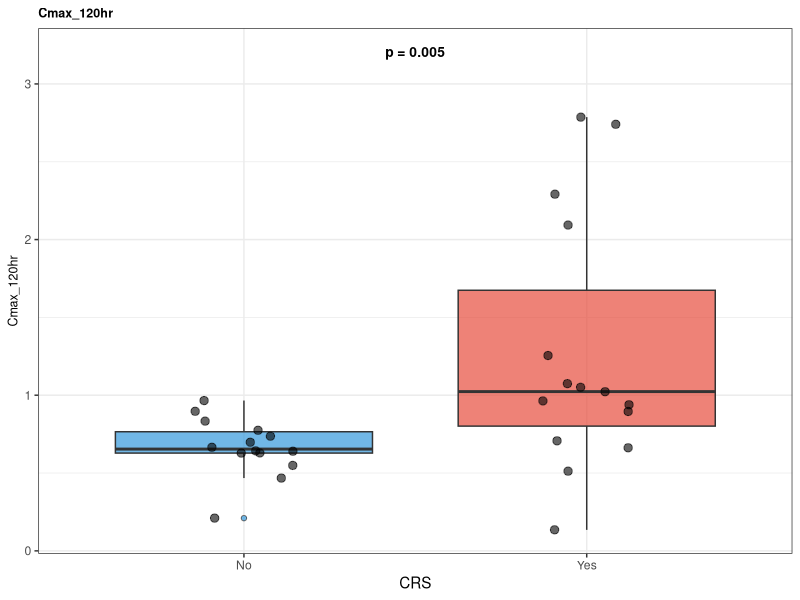

Generate this figure with R:
#===============================================================================
# Teclistamab PK-AE Association Analysis
#
# Compare PK metrics by Adverse Event groups
# Boxplots + Median (IQR) + p-values
#
# PREREQUISITE: Run pk_simulation.R first to generate pk_ae_merged_results.csv
#
# AE categories:
# - CRS (all grade)
# - Neurotoxicity (all grade)
# - Hematological toxicity (Grade 3+): Neutropenia, Thrombocytopenia, Lymphopenia
# - Infection (all grade)
# - Neuropathy (all grade)
# - Bilirubinemia (all grade)
# - Liver enzyme elevation (all grade)
# - Creatinine elevation (all grade)
# - Secondary malignancy (all grade)
# - Psychiatric dysfunction (all grade)
#===============================================================================

library(tidyverse)
library(gridExtra)

cat("==========================================================\n")
cat("    Teclistamab PK-AE Association Analysis\n")
cat("==========================================================\n\n")

#-------------------------------------------------------------------------------
# 1. Load Pre-computed PK Simulation Results
#-------------------------------------------------------------------------------

cat("Loading pre-computed PK simulation results...\n")

# Check if pre-computed results exist
if (!file.exists("pk_ae_merged_results.csv")) {
  stop("ERROR: pk_ae_merged_results.csv not found!\n",
       "Please run pk_simulation.R first to generate PK simulation results.")
}

analysis_data <- read_csv("pk_ae_merged_results.csv", show_col_types = FALSE)
cat("  - Loaded", nrow(analysis_data), "patients from pk_ae_merged_results.csv\n")

#-------------------------------------------------------------------------------
# 2. Define AE Groups and PK Metrics
#-------------------------------------------------------------------------------

# AE variables to analyze
ae_vars <- list(
  "CRS (all grade)" = "CRS_any",
  "Neurotoxicity (all grade)" = "Neuro_any",
  "Neutropenia (Gr3+)" = "Neutropenia_gr3",
  "Thrombocytopenia (Gr3+)" = "Thrombocytopenia_gr3",
  "Lymphopenia (Gr3+)" = "Lymphopenia_gr3",
  "Infection (all grade)" = "Infection_any",
  "Neuropathy (all grade)" = "Neuropathy_any",
  "Bilirubinemia (all grade)" = "Bilirubinemia_any",
  "Liver Enzyme Elevation (all grade)" = "LiverEnzyme_any",
  "Creatinine Elevation (all grade)" = "Creatinine_any",
  "Secondary Malignancy (all grade)" = "SecondaryMalig_any",
  "Psychiatric Dysfunction (all grade)" = "Psychiatric_any"
)

pk_metrics <- c("Cmax_72hr", "Cavg_72hr", "Cmax_120hr", "Cavg_120hr",
                "Cmax_dose1", "Cavg_dose1", "Cmax_dose3", "Cavg_dose3")

#-------------------------------------------------------------------------------
# 3. Statistical Analysis Function
#-------------------------------------------------------------------------------

analyze_ae_pk <- function(data, ae_var, ae_label, pk_var) {
  valid_data <- data %>%
    filter(!is.na(.data[[ae_var]]) & !is.na(.data[[pk_var]]))

  if (nrow(valid_data) < 4) return(NULL)

  ae_yes <- valid_data %>% filter(.data[[ae_var]] == 1) %>% pull(.data[[pk_var]])
  ae_no <- valid_data %>% filter(.data[[ae_var]] == 0) %>% pull(.data[[pk_var]])

  if (length(ae_yes) < 1 || length(ae_no) < 1) return(NULL)

  median_iqr <- function(x) {
    if (length(x) == 0) return("N/A")
    sprintf("%.4f (%.4f-%.4f)", median(x), quantile(x, 0.25), quantile(x, 0.75))
  }

  test_result <- tryCatch({
    if (length(ae_yes) >= 2 && length(ae_no) >= 2) {
      wilcox.test(ae_yes, ae_no)
    } else {
      list(p.value = NA)
    }
  }, error = function(e) list(p.value = NA))

  tibble(
    `Adverse Event` = ae_label,
    `PK Metric` = pk_var,
    `AE+ (N)` = length(ae_yes),
    `AE- (N)` = length(ae_no),
    `AE+ Median (IQR)` = median_iqr(ae_yes),
    `AE- Median (IQR)` = median_iqr(ae_no),
    `p-value` = test_result$p.value,
    `Sig` = ifelse(!is.na(test_result$p.value) && test_result$p.value < 0.05, "*", "")
  )
}

#-------------------------------------------------------------------------------
# 4. Run All Statistical Comparisons
#-------------------------------------------------------------------------------

cat("\n=== Statistical Analysis ===\n")

stat_results <- map_dfr(names(ae_vars), function(ae_label) {
  ae_var <- ae_vars[[ae_label]]
  map_dfr(pk_metrics, function(pk_var) {
    analyze_ae_pk(analysis_data, ae_var, ae_label, pk_var)
  })
})

# Filter out NA results
stat_results <- stat_results %>% filter(!is.na(`p-value`) | `AE+ (N)` > 0)

write_csv(stat_results, "ae_pk_statistical_results.csv")
cat("Saved statistical results to: ae_pk_statistical_results.csv\n")

#-------------------------------------------------------------------------------
# 5. Logistic Regression (OR) for CRS and Neurotoxicity
#-------------------------------------------------------------------------------

cat("\n=== Logistic Regression (OR) for CRS and Neurotoxicity ===\n")

run_ae_logistic <- function(data, ae_var, ae_label, pk_var) {
  model_data <- data %>%
    filter(!is.na(.data[[ae_var]]) & !is.na(.data[[pk_var]]))

  if (nrow(model_data) < 5) return(NULL)
  if (length(unique(model_data[[ae_var]])) < 2) return(NULL)

  # Standardize PK variable
  model_data$pk_std <- scale(model_data[[pk_var]])[,1]

  tryCatch({
    fit <- glm(as.formula(paste(ae_var, "~ pk_std")),
               data = model_data, family = binomial)

    coef_summary <- summary(fit)$coefficients

    beta <- coef_summary["pk_std", "Estimate"]
    se <- coef_summary["pk_std", "Std. Error"]
    p_value <- coef_summary["pk_std", "Pr(>|z|)"]

    or <- exp(beta)
    or_lower <- exp(beta - 1.96 * se)
    or_upper <- exp(beta + 1.96 * se)

    tibble(
      `Adverse Event` = ae_label,
      `PK Metric` = pk_var,
      N = nrow(model_data),
      `AE+` = sum(model_data[[ae_var]] == 1),
      `OR (95% CI)` = sprintf("%.2f (%.2f-%.2f)", or, or_lower, or_upper),
      OR = or,
      `p-value` = p_value,
      Sig = ifelse(p_value < 0.05, "*", "")
    )
  }, error = function(e) NULL)
}

# Run OR analysis for CRS and Neurotoxicity
ae_or_vars <- list(
  "CRS (all grade)" = "CRS_any",
  "CRS (Grade 2+)" = "CRS_gr2",
  "Neurotoxicity (all grade)" = "Neuro_any",
  "Neurotoxicity (Grade 2+)" = "Neuro_gr2"
)

or_results <- map_dfr(names(ae_or_vars), function(ae_label) {
  ae_var <- ae_or_vars[[ae_label]]
  map_dfr(pk_metrics, function(pk_var) {
    run_ae_logistic(analysis_data, ae_var, ae_label, pk_var)
  })
})

if (nrow(or_results) > 0) {
  cat("\n--- Logistic Regression OR Results ---\n")
  print(or_results %>% select(-OR), n = 100)

  write_csv(or_results, "ae_pk_or_results.csv")
  cat("\nSaved: ae_pk_or_results.csv\n")
}

#-------------------------------------------------------------------------------
# 6. Categorical Analysis (Median Split) for CRS and Neurotoxicity
#-------------------------------------------------------------------------------

cat("\n=== Categorical Analysis (Median Split) ===\n")

# Create median-split categories
analysis_data_cat <- analysis_data
for (pk_var in pk_metrics) {
  med_val <- median(analysis_data[[pk_var]], na.rm = TRUE)
  cat_var <- paste0(pk_var, "_cat")
  analysis_data_cat[[cat_var]] <- ifelse(analysis_data[[pk_var]] >= med_val, "High", "Low")
  analysis_data_cat[[cat_var]] <- factor(analysis_data_cat[[cat_var]], levels = c("Low", "High"))
}

run_ae_categorical_logistic <- function(data, ae_var, ae_label, pk_var, orig_data) {
  cat_var <- paste0(pk_var, "_cat")

  model_data <- data %>%
    filter(!is.na(.data[[ae_var]]) & !is.na(.data[[cat_var]]))

  if (nrow(model_data) < 5) return(NULL)
  if (length(unique(model_data[[ae_var]])) < 2) return(NULL)
  if (length(unique(model_data[[cat_var]])) < 2) return(NULL)

  med_val <- median(orig_data[[pk_var]], na.rm = TRUE)

  tryCatch({
    fit <- glm(as.formula(paste(ae_var, "~", cat_var)),
               data = model_data, family = binomial)

    coef_summary <- summary(fit)$coefficients

    beta <- coef_summary[2, "Estimate"]
    se <- coef_summary[2, "Std. Error"]
    p_value <- coef_summary[2, "Pr(>|z|)"]

    or <- exp(beta)
    or_lower <- exp(beta - 1.96 * se)
    or_upper <- exp(beta + 1.96 * se)

    # Count by group
    high_ae <- sum(model_data[[cat_var]] == "High" & model_data[[ae_var]] == 1)
    high_n <- sum(model_data[[cat_var]] == "High")
    low_ae <- sum(model_data[[cat_var]] == "Low" & model_data[[ae_var]] == 1)
    low_n <- sum(model_data[[cat_var]] == "Low")

    tibble(
      `Adverse Event` = ae_label,
      `PK Metric` = pk_var,
      `Median Cutoff` = round(med_val, 4),
      `High (AE+/N)` = sprintf("%d/%d", high_ae, high_n),
      `Low (AE+/N)` = sprintf("%d/%d", low_ae, low_n),
      `OR (95% CI)` = sprintf("%.2f (%.2f-%.2f)", or, or_lower, or_upper),
      OR = or,
      `p-value` = p_value,
      Sig = ifelse(p_value < 0.05, "*", "")
    )
  }, error = function(e) NULL)
}

cat_or_results <- map_dfr(names(ae_or_vars), function(ae_label) {
  ae_var <- ae_or_vars[[ae_label]]
  map_dfr(pk_metrics, function(pk_var) {
    run_ae_categorical_logistic(analysis_data_cat, ae_var, ae_label, pk_var, analysis_data)
  })
})

if (nrow(cat_or_results) > 0) {
  cat("\n--- Categorical OR Results (Median Split) ---\n")
  print(cat_or_results %>% select(-OR), n = 100)

  write_csv(cat_or_results, "ae_pk_categorical_or_results.csv")
  cat("\nSaved: ae_pk_categorical_or_results.csv\n")
}

#-------------------------------------------------------------------------------
# 7. Predictive Performance for CRS and Neurotoxicity
#-------------------------------------------------------------------------------

cat("\n=== Predictive Performance for AE ===\n")

library(pROC)

# Collect all p-values
ae_all_pvals <- bind_rows(
  stat_results %>%
    filter(`Adverse Event` %in% c("CRS (all grade)", "Neurotoxicity (all grade)")) %>%
    select(`PK Metric`, `p-value`) %>%
    mutate(Analysis = "Wilcoxon"),
  or_results %>%
    filter(`Adverse Event` %in% c("CRS (all grade)", "Neurotoxicity (all grade)")) %>%
    select(`PK Metric`, `p-value`) %>%
    mutate(Analysis = "OR_continuous"),
  cat_or_results %>%
    filter(`Adverse Event` %in% c("CRS (all grade)", "Neurotoxicity (all grade)")) %>%
    select(`PK Metric`, `p-value`) %>%
    mutate(Analysis = "OR_categorical")
)

# Rank metrics
ae_sig_summary <- ae_all_pvals %>%
  group_by(`PK Metric`) %>%
  summarise(
    Mean_pvalue = mean(`p-value`, na.rm = TRUE),
    Min_pvalue = min(`p-value`, na.rm = TRUE),
    N_significant = sum(`p-value` < 0.05, na.rm = TRUE),
    .groups = "drop"
  ) %>%
  arrange(Min_pvalue)

cat("\n--- AE PK Metric Significance Ranking ---\n")
print(ae_sig_summary, n = 10)

# Top 2 metrics
ae_top_metrics <- ae_sig_summary %>% head(2) %>% pull(`PK Metric`)
cat("\n>>> Top 2 Most Significant PK Metrics for AE:", paste(ae_top_metrics, collapse = ", "), "<<<\n")

# ROC Analysis
cat("\n--- ROC Analysis for AE ---\n")

ae_roc_results <- list()

for (pk_var in ae_top_metrics) {
  cat(sprintf("\n%s:\n", pk_var))

  # ROC for CRS
  crs_data <- analysis_data %>%
    filter(!is.na(CRS_any) & !is.na(.data[[pk_var]]))

  if (nrow(crs_data) >= 5 && length(unique(crs_data$CRS_any)) == 2) {
    roc_crs <- tryCatch({
      roc(crs_data$CRS_any, crs_data[[pk_var]], quiet = TRUE)
    }, error = function(e) NULL)

    if (!is.null(roc_crs)) {
      auc_crs <- auc(roc_crs)
      ci_crs <- ci.auc(roc_crs)
      coords_crs <- coords(roc_crs, "best", ret = c("threshold", "sensitivity", "specificity"))

      cat(sprintf("  CRS: AUC = %.3f (%.3f-%.3f)\n", auc_crs, ci_crs[1], ci_crs[3]))
      cat(sprintf("       Optimal cutoff = %.4f (Sens=%.2f, Spec=%.2f)\n",
                  coords_crs$threshold, coords_crs$sensitivity, coords_crs$specificity))

      ae_roc_results[[paste0(pk_var, "_CRS")]] <- list(
        metric = pk_var, outcome = "CRS",
        auc = as.numeric(auc_crs), auc_lower = ci_crs[1], auc_upper = ci_crs[3],
        cutoff = coords_crs$threshold,
        sensitivity = coords_crs$sensitivity,
        specificity = coords_crs$specificity
      )
    }
  }

  # ROC for Neurotoxicity
  neuro_data <- analysis_data %>%
    filter(!is.na(Neuro_any) & !is.na(.data[[pk_var]]))

  if (nrow(neuro_data) >= 5 && length(unique(neuro_data$Neuro_any)) == 2) {
    roc_neuro <- tryCatch({
      roc(neuro_data$Neuro_any, neuro_data[[pk_var]], quiet = TRUE)
    }, error = function(e) NULL)

    if (!is.null(roc_neuro)) {
      auc_neuro <- auc(roc_neuro)
      ci_neuro <- ci.auc(roc_neuro)
      coords_neuro <- coords(roc_neuro, "best", ret = c("threshold", "sensitivity", "specificity"))

      cat(sprintf("  Neurotoxicity: AUC = %.3f (%.3f-%.3f)\n", auc_neuro, ci_neuro[1], ci_neuro[3]))
      cat(sprintf("                 Optimal cutoff = %.4f (Sens=%.2f, Spec=%.2f)\n",
                  coords_neuro$threshold, coords_neuro$sensitivity, coords_neuro$specificity))

      ae_roc_results[[paste0(pk_var, "_Neuro")]] <- list(
        metric = pk_var, outcome = "Neurotoxicity",
        auc = as.numeric(auc_neuro), auc_lower = ci_neuro[1], auc_upper = ci_neuro[3],
        cutoff = coords_neuro$threshold,
        sensitivity = coords_neuro$sensitivity,
        specificity = coords_neuro$specificity
      )
    }
  }
}

# Summary table
if (length(ae_roc_results) > 0) {
  ae_roc_summary <- map_dfr(ae_roc_results, ~ tibble(
    `PK Metric` = .x$metric,
    `Adverse Event` = .x$outcome,
    `AUC (95% CI)` = sprintf("%.3f (%.3f-%.3f)", .x$auc, .x$auc_lower, .x$auc_upper),
    `Optimal Cutoff` = round(.x$cutoff, 4),
    Sensitivity = round(.x$sensitivity, 2),
    Specificity = round(.x$specificity, 2)
  ))

  cat("\n--- AE Predictive Performance Summary ---\n")
  print(ae_roc_summary, n = 100)
  write_csv(ae_roc_summary, "ae_pk_roc_results.csv")
  cat("\nSaved: ae_pk_roc_results.csv\n")
}

#-------------------------------------------------------------------------------
# 8. Create Boxplots
#-------------------------------------------------------------------------------

cat("\n=== Creating Boxplots ===\n")

create_ae_boxplot <- function(data, ae_var, ae_label, pk_var) {
  plot_data <- data %>%
    filter(!is.na(.data[[ae_var]]) & !is.na(.data[[pk_var]])) %>%
    mutate(AE_Status = factor(ifelse(.data[[ae_var]] == 1, "Yes", "No"), levels = c("No", "Yes")))

  if (nrow(plot_data) < 4) return(NULL)

  # Get statistics
  stats <- stat_results %>%
    filter(`Adverse Event` == ae_label & `PK Metric` == pk_var)

  p_val <- if (nrow(stats) > 0 && !is.na(stats$`p-value`[1])) stats$`p-value`[1] else NA

  p_label <- if (!is.na(p_val)) {
    if (p_val < 0.001) "p < 0.001"
    else if (p_val < 0.01) sprintf("p = %.3f", p_val)
    else sprintf("p = %.2f", p_val)
  } else "p = NA"

  y_max <- max(plot_data[[pk_var]], na.rm = TRUE)

  ggplot(plot_data, aes(x = AE_Status, y = .data[[pk_var]], fill = AE_Status)) +
    geom_boxplot(alpha = 0.7, outlier.shape = 21) +
    geom_jitter(width = 0.15, alpha = 0.6, size = 2.5) +
    scale_fill_manual(values = c("No" = "#3498db", "Yes" = "#e74c3c")) +
    labs(title = ae_label, x = "", y = pk_var) +
    annotate("text", x = 1.5, y = y_max * 1.15, label = p_label, size = 3.5, fontface = "bold") +
    theme_bw(base_size = 11) +
    theme(legend.position = "none",
          plot.title = element_text(size = 9, face = "bold"),
          axis.title.y = element_text(size = 9))
}

# Create plots for each PK metric
for (pk_var in pk_metrics) {
  cat(sprintf("Creating boxplots for %s...\n", pk_var))

  plots <- list()
  for (ae_label in names(ae_vars)) {
    ae_var <- ae_vars[[ae_label]]
    p <- create_ae_boxplot(analysis_data, ae_var, ae_label, pk_var)
    if (!is.null(p)) plots[[ae_label]] <- p
  }

  if (length(plots) > 0) {
    n_plots <- length(plots)
    ncol <- 4
    nrow <- ceiling(n_plots / ncol)

    combined_plot <- arrangeGrob(grobs = plots, ncol = ncol, nrow = nrow,
                                  top = paste0(pk_var, " by Adverse Event Status"))
    ggsave(sprintf("boxplot_%s_by_AE.png", pk_var), combined_plot,
           width = 16, height = 4 * nrow, dpi = 200)
  }
}

#-------------------------------------------------------------------------------
# 9. Summary Figure for Key Metrics (CRS focus)
#-------------------------------------------------------------------------------

cat("\nCreating summary figure for CRS...\n")

key_pk_metrics <- c("Cavg_72hr", "Cavg_120hr", "Cmax_72hr", "Cmax_120hr")
crs_plots <- list()

for (pk_var in key_pk_metrics) {
  p <- create_ae_boxplot(analysis_data, "CRS_any", "CRS (all grade)", pk_var)
  if (!is.null(p)) {
    p <- p + labs(title = pk_var, x = "CRS")
    crs_plots[[pk_var]] <- p
  }
}

if (length(crs_plots) > 0) {
  crs_combined <- arrangeGrob(grobs = crs_plots, ncol = 2, nrow = 2,
                               top = "PK Metrics by CRS Status (All Grade)")
  ggsave("boxplot_CRS_summary.png", crs_combined, width = 10, height = 10, dpi = 200)
}

#-------------------------------------------------------------------------------
# 10. Print Final Summary
#-------------------------------------------------------------------------------

cat("\n")
cat("==========================================================\n")
cat("                    FINAL SUMMARY\n")
cat("==========================================================\n\n")

# Significant findings
sig_results <- stat_results %>% filter(`Sig` == "*")

if (nrow(sig_results) > 0) {
  cat(">>> Significant Associations (p < 0.05) <<<\n\n")
  print(sig_results %>% select(-Sig), n = 100)
} else {
  cat("No significant associations found (p < 0.05)\n")
}

cat("\n")
cat("==========================================================\n")
cat("              COMPLETE STATISTICAL RESULTS\n")
cat("==========================================================\n\n")

# Print full results table grouped by AE
for (ae_label in unique(stat_results$`Adverse Event`)) {
  cat(sprintf("\n--- %s ---\n", ae_label))
  ae_subset <- stat_results %>%
    filter(`Adverse Event` == ae_label) %>%
    select(`PK Metric`, `AE+ (N)`, `AE- (N)`, `AE+ Median (IQR)`, `AE- Median (IQR)`, `p-value`)
  print(ae_subset, n = 100)
}

cat("\n==========================================================\n")
cat("                    OUTPUT FILES\n")
cat("==========================================================\n")
cat("  - pk_ae_merged_results.csv (merged PK and AE data)\n")
cat("  - ae_pk_statistical_results.csv (Wilcoxon test results)\n")
cat("  - ae_pk_or_results.csv (logistic regression OR results)\n")
cat("  - ae_pk_categorical_or_results.csv (median-split categorical OR)\n")
cat("  - ae_pk_roc_results.csv (ROC/AUC predictive performance)\n")
cat("  - boxplot_*_by_AE.png (boxplots for each PK metric)\n")
cat("  - boxplot_CRS_summary.png (CRS summary)\n")
cat("==========================================================\n")
cat("                 Analysis Complete!\n")
cat("==========================================================\n")
